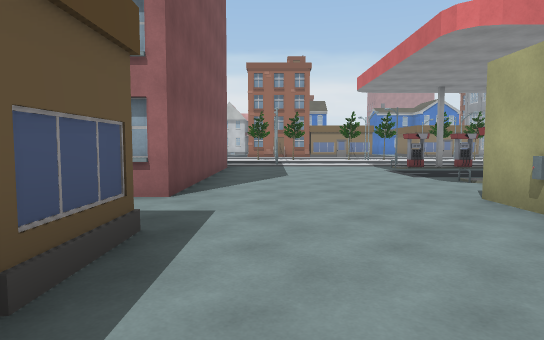
[1] (above)

24 first-person views from a walk through a scene from a Unity 3-D project. The camera is 1.4 m above the floor, tilts 4° down and sees 75° across. The floor is counted in squares, 2 m on a side. Each view is taken from the middle of a square. On the plan, view 1 faces up. The plan holds only what a view shows up to about 11 squares ahead; the rest is blank. The place goes on beyond the plan. The player is left out. Some surface patterns are stand-ins.

[2]
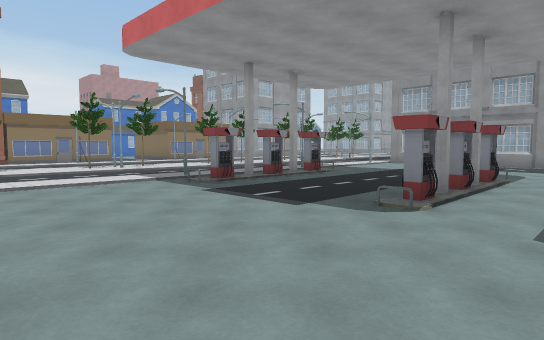

[3]
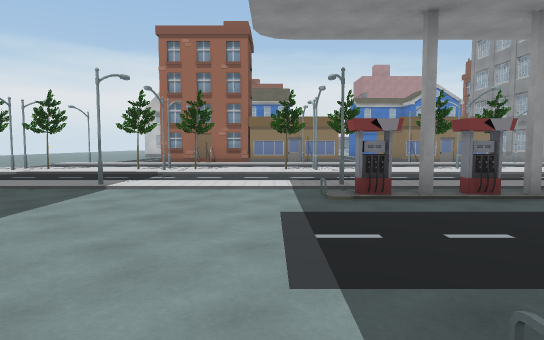

[4]
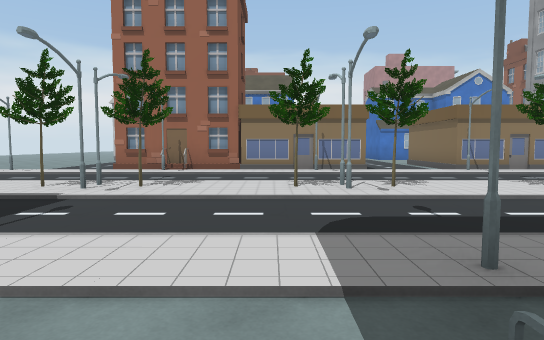

[5]
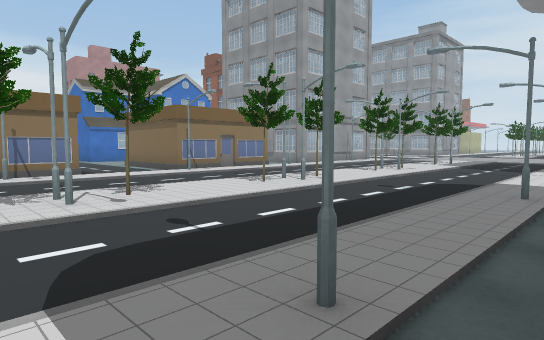

[6]
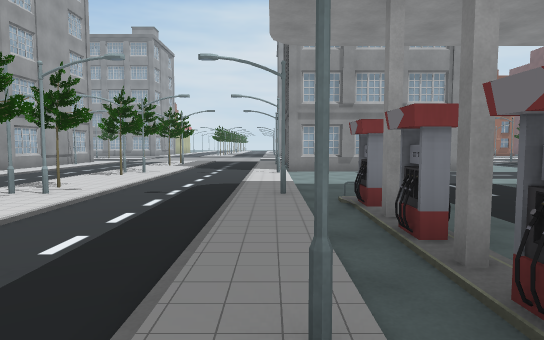

[7]
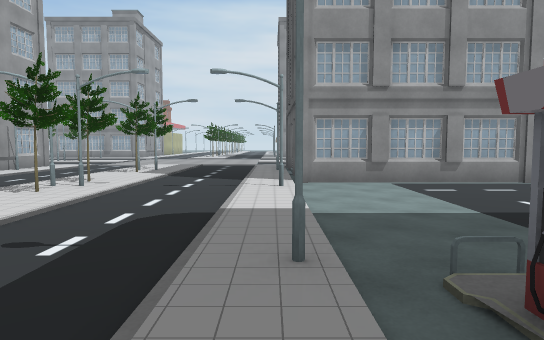

[8]
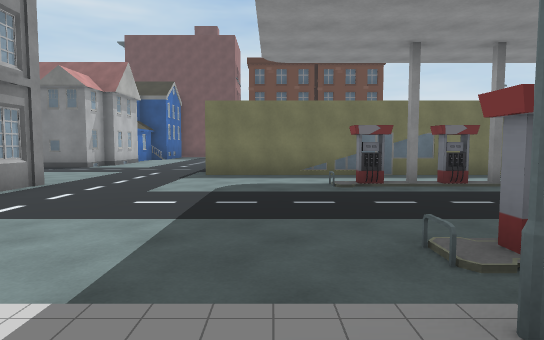

[9]
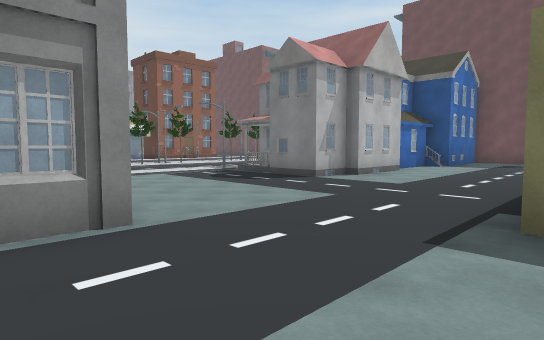

[10]
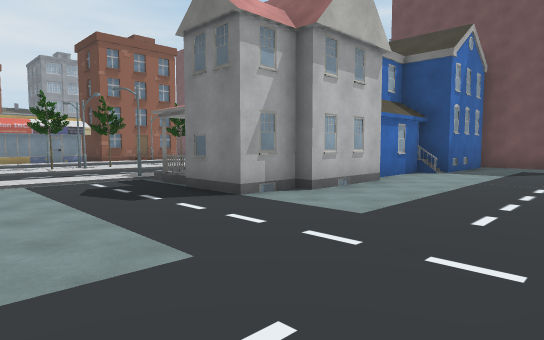

[11]
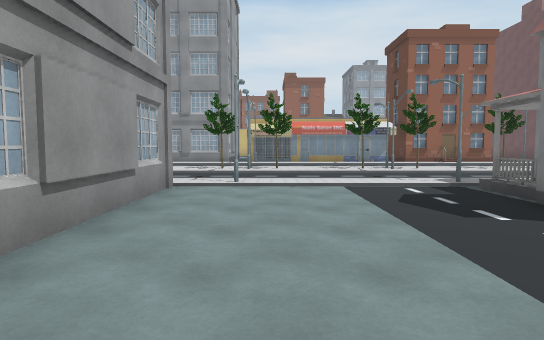

[12]
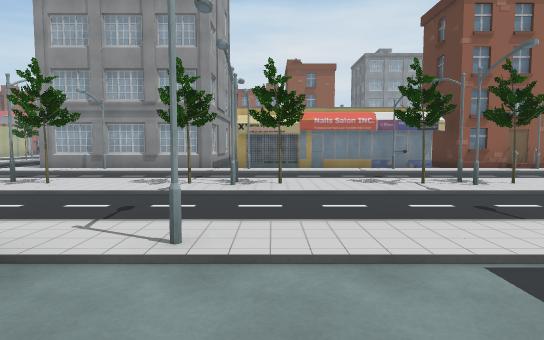

[13]
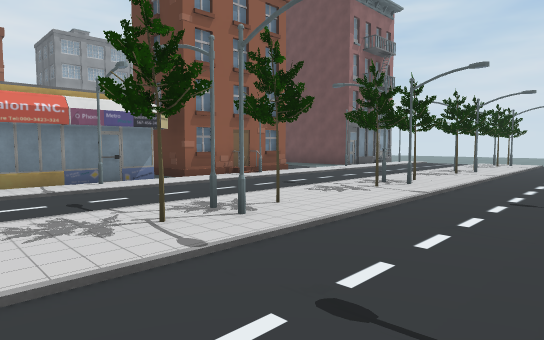

[14]
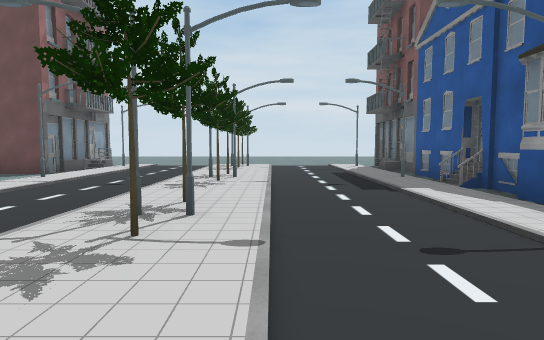

[15]
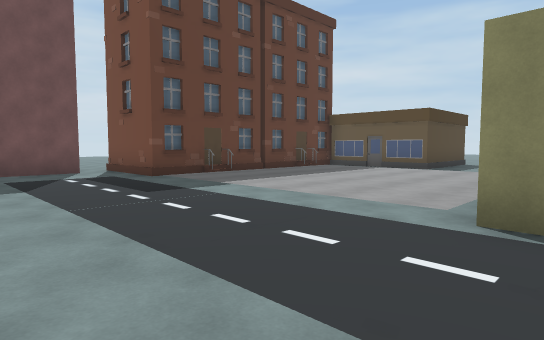

[16]
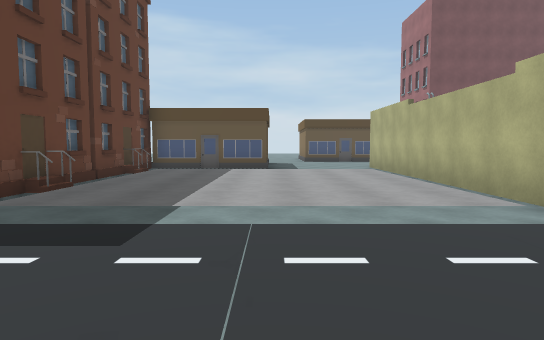

[17]
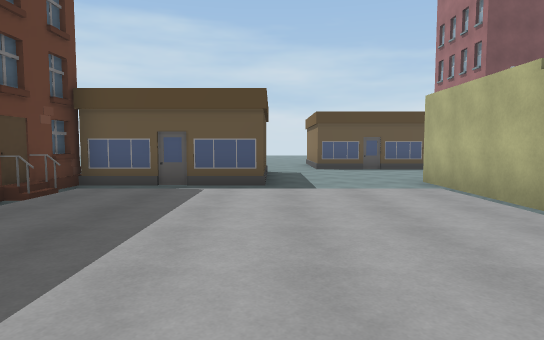

[18]
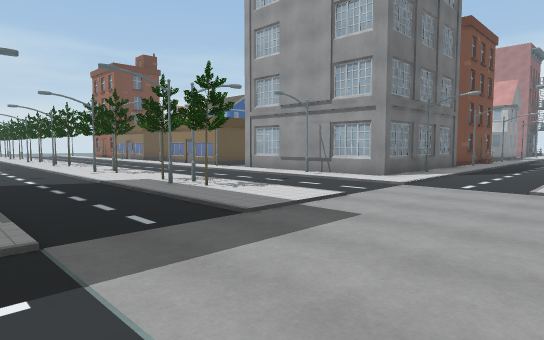

[19]
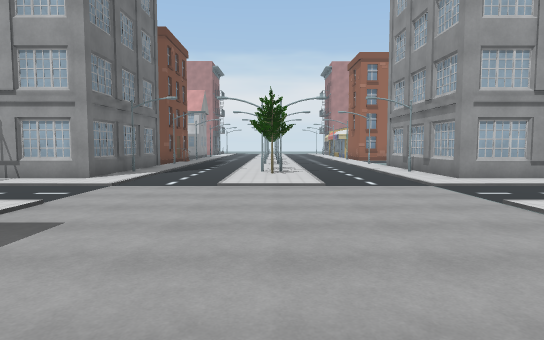

[20]
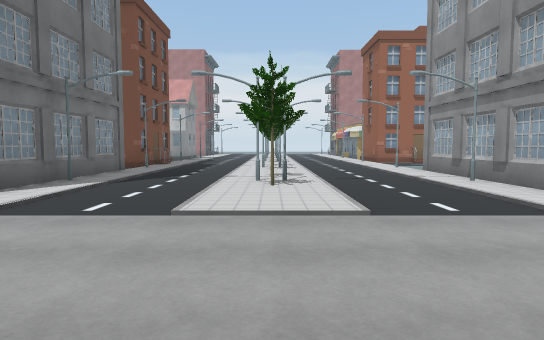

[21]
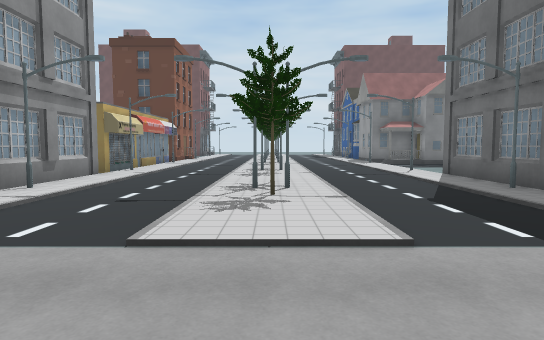

[22]
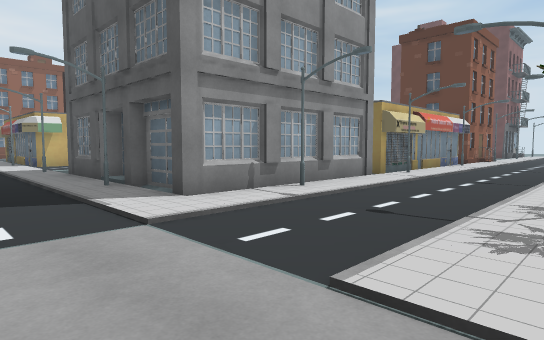

[23]
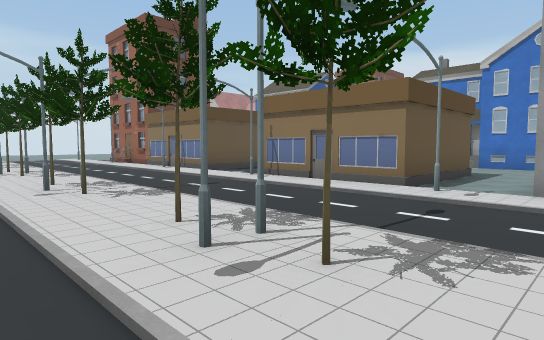

[24]
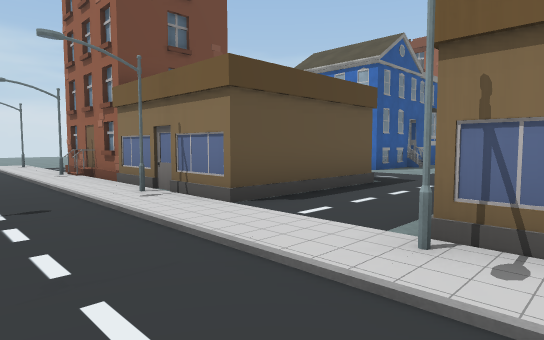

### Floor plan
Key: @ floor where view 1 was taken; # wall or solid block; x gap in a wall; . floor; O other object.
Columns run from 3 left of view 1 to 29 right of it. Each row starts with its distance up from view 1.
 27        #.
 26       O..     ##     O... ...
 25         ..    ..     O...OO..O
 24         ..    ..     #...O...#
 23          ..   #..    #.......#
 22         #..#  #.O    O...O...O
 21         #..# ##..    O...O...O
 20   O###O##..###O..#####... ...#O#
 19    O   O   O   O   O  ... ...
 18 ..............................
 17 .......O...O..................
 16 O OOO  OO  OO.OOO OOO........
 15    O...O...O...O. .O.........
 14 ..............................
 13 ................................
 12   .O...O...O...O   O  .......  O
 11   .......x#...... ##  ...O...O###
 10   ..............#    O...OO..O
  9   ..............O    #...O...#
  8   ...............    #.......#
  7   .....#.x#......#####...O...##
  6   ...................O...OO..O#
  5 O#.......................O... #
  4  .....########............... #
  3   ....       #...........O... #
  2   O...       #.......O...OO..O#
  1   ....########....# O ...O... #
  0   O@..............#   .......
 -1   ................#   ...O...#
 -2   ................#  O...OO.OO
 -3       O...........#   ...O...#
 -4       #...........O #........
 -5       O...........###O...O...
 -6       ###O###O....  #O...O...O
 -7             ##....  #....O.....
 -8              #O###  #.........##
 -9              .O     #O...O ...O

Where each view was taken, in squares from view 1:
view 1: 0 up, 0 right, facing up
view 2: 5 up, 0 right, facing up-right
view 3: 6 up, 3 right, facing up
view 4: 10 up, 3 right, facing up
view 5: 11 up, 3 right, facing up-right
view 6: 12 up, 3 right, facing right
view 7: 12 up, 6 right, facing right
view 8: 13 up, 9 right, facing down
view 9: 8 up, 10 right, facing down-right
view 10: 5 up, 11 right, facing down-right
view 11: 5 up, 12 right, facing right
view 12: 5 up, 16 right, facing right
view 13: 4 up, 19 right, facing down-right
view 14: 1 up, 21 right, facing down
view 15: 2 up, 14 right, facing down-left
view 16: 2 down, 14 right, facing left
view 17: 2 down, 10 right, facing left
view 18: 12 up, 22 right, facing up-left
view 19: 12 up, 22 right, facing up
view 20: 15 up, 22 right, facing up
view 21: 15 up, 22 right, facing down
view 22: 14 up, 22 right, facing down-right
view 23: 14 up, 14 right, facing up-left
view 24: 17 up, 9 right, facing up-left
